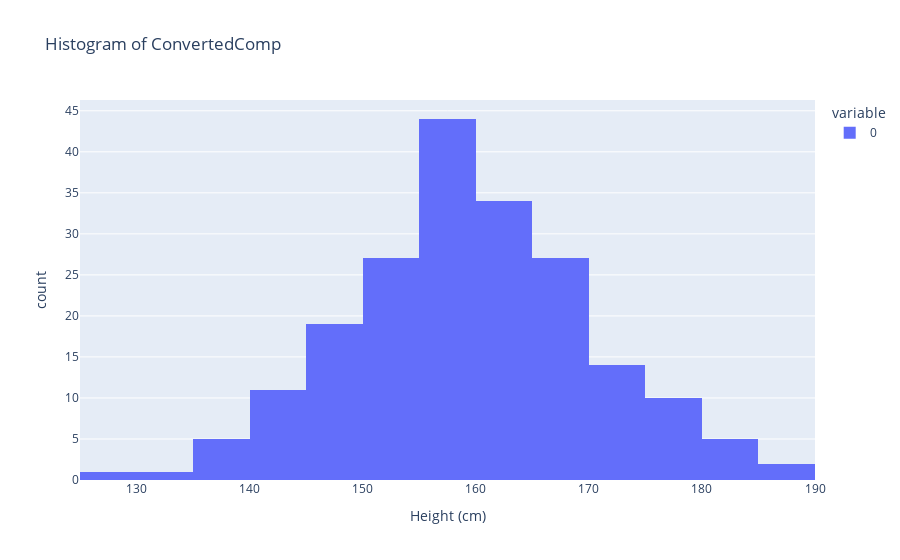

Source (notebook cell):
### Markdown cell above
Plot a histogram of `ConvertedComp.`

### Code cell
import numpy as np
import plotly.express as px

# Generate a sample array of heights
heights_array = np.random.normal(160, 11, 200)

# Use plotly express to create a histogram
fig = px.histogram(heights_array, nbins=30, title='Histogram of ConvertedComp', labels={'value': 'Height (cm)'})
fig.show()

### Figure 1 — Plotly figure (JSON) as saved in the notebook; plotly's stock layout.template omitted (floating-point values rounded to 4 significant figures; data arrays with more than 128 entries replaced by an {"elided": "..."} marker saying what was removed)
{"data": [{"alignmentgroup": "True", "bingroup": "x", "hovertemplate": "variable=0<br>Height (cm)=%{x}<br>count=%{y}<extra></extra>", "legendgroup": "0", "marker": {"color": "#636efa", "pattern": {"shape": ""}}, "name": "0", "nbinsx": 30, "offsetgroup": "0", "orientation": "v", "showlegend": true, "type": "histogram", "x": {"elided": "200 float values"}, "xaxis": "x", "yaxis": "y"}], "layout": {"autosize": true, "barmode": "relative", "legend": {"title": {"text": "variable"}, "tracegroupgap": 0}, "title": {"text": "Histogram of ConvertedComp"}, "xaxis": {"anchor": "y", "autorange": true, "domain": [0, 1], "range": [125, 190], "title": {"text": "Height (cm)"}, "type": "linear"}, "yaxis": {"anchor": "x", "autorange": true, "domain": [0, 1], "range": [0, 46.32], "title": {"text": "count"}}}}
